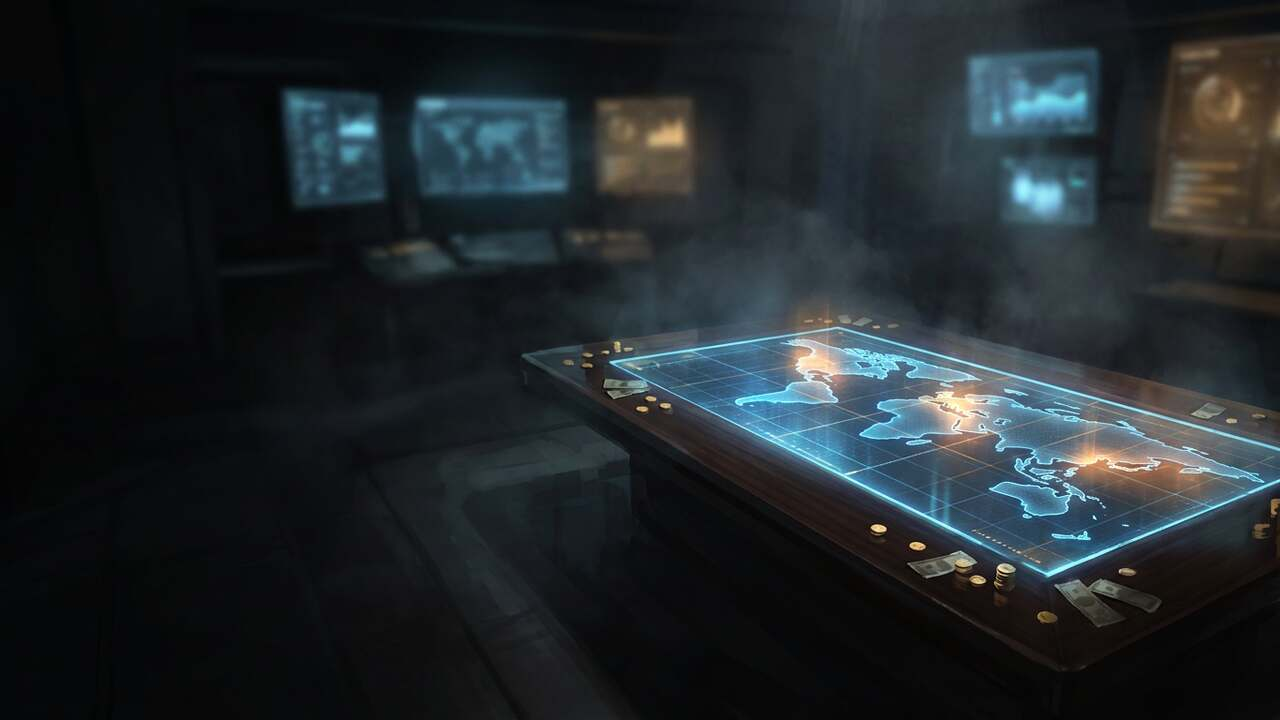
#> input picture resources/stream/hyper/plate.jpg, 1280 x 720 px
$ python despill.py ../../resources/stream/hyper/plate.jpg out.png
#> lines starting #> are read from the running program, lines starting #| are printed output that depends on the picture; after the words box and inside, x2 and y2 are one past the last pixel; in counts of white or black regions, pixels touching at a corner belong together
"""Usage: despill.py <in.webp> <out.webp>. Turns the magenta-to-red spill a magenta background left on a gold or orange sprite into gold: saturated pixels whose hue lies
between magenta and red get the hue of gold; brightness, saturation and alpha stay."""
import sys
import numpy as np
from PIL import Image
im = Image.open(sys.argv[1]).convert('RGBA')
alpha = im.getchannel('A')
#> alpha: PIL image 1280x720 L; every value is 255
hsv = np.asarray(im.convert('RGB').convert('HSV')).astype(np.int32)
h, s = hsv[..., 0], hsv[..., 1]
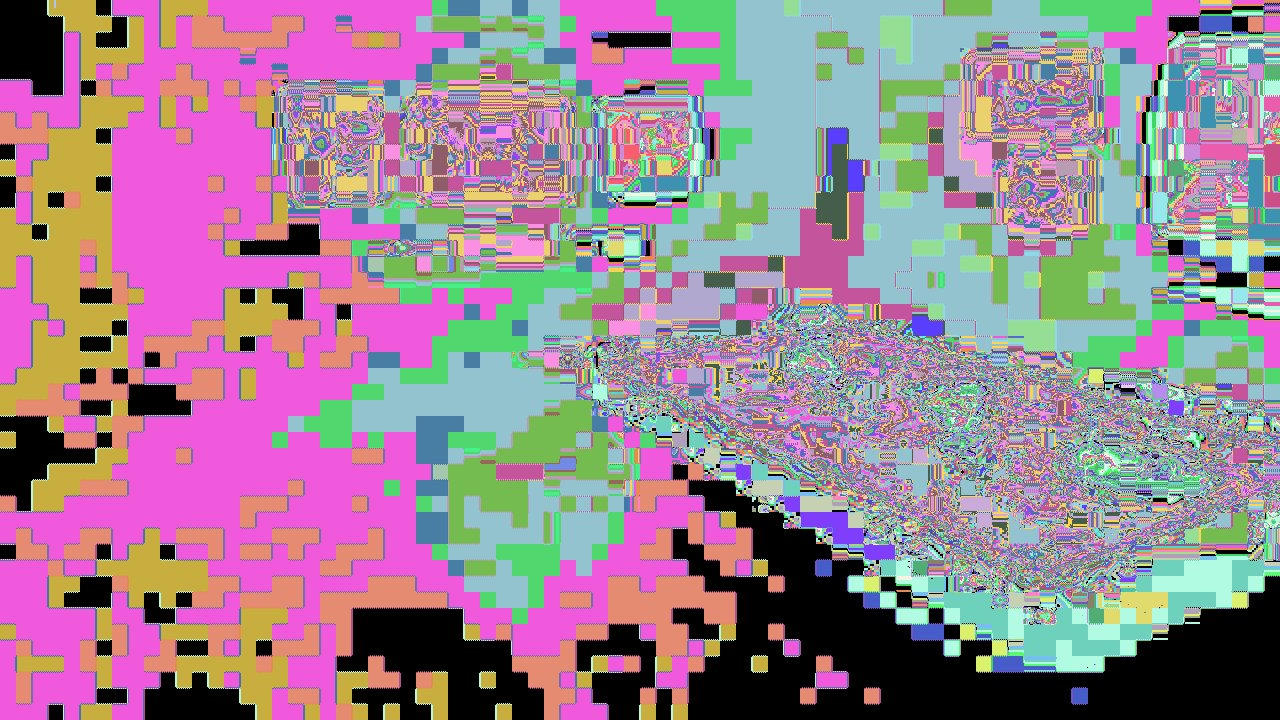
#> h: shape (720, 1280) int32; 221 distinct labels, from 0 to 254; one colour per label, 0 black
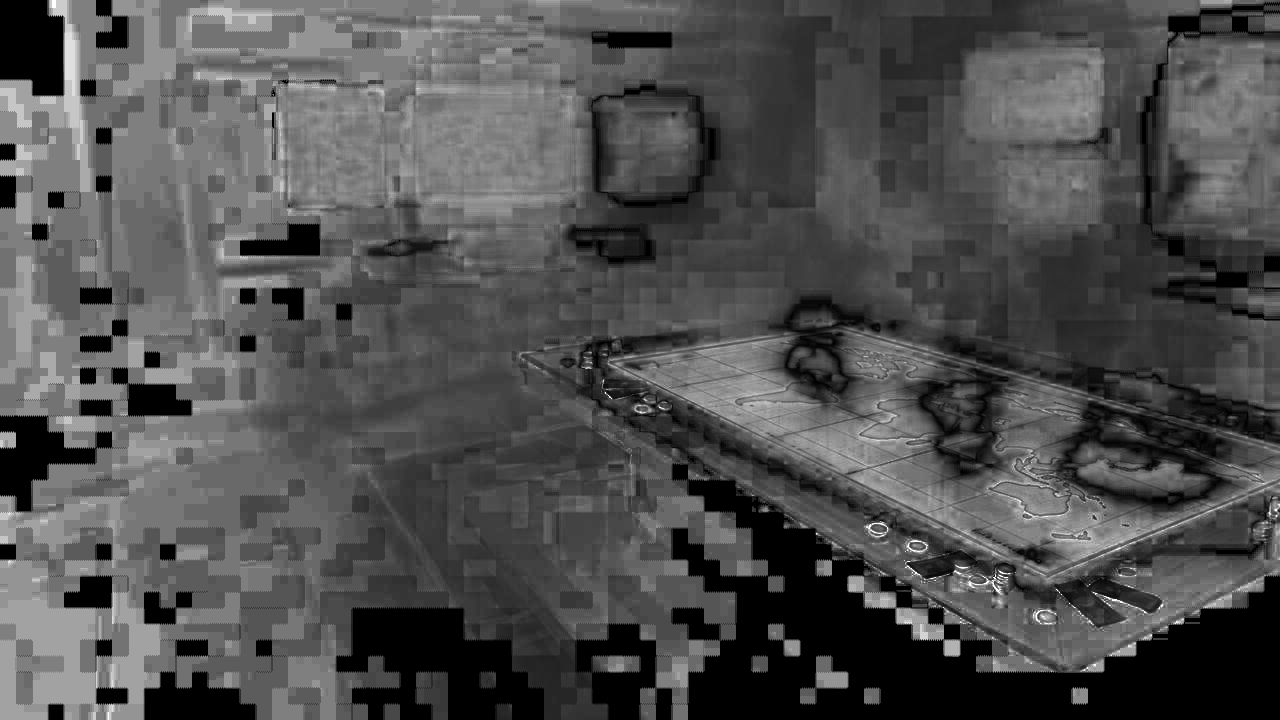
#> s: shape (720, 1280) int32; min 0, max 255, mean 79.5
mask = ((h > 205) | (h < 6)) & (s > 70)
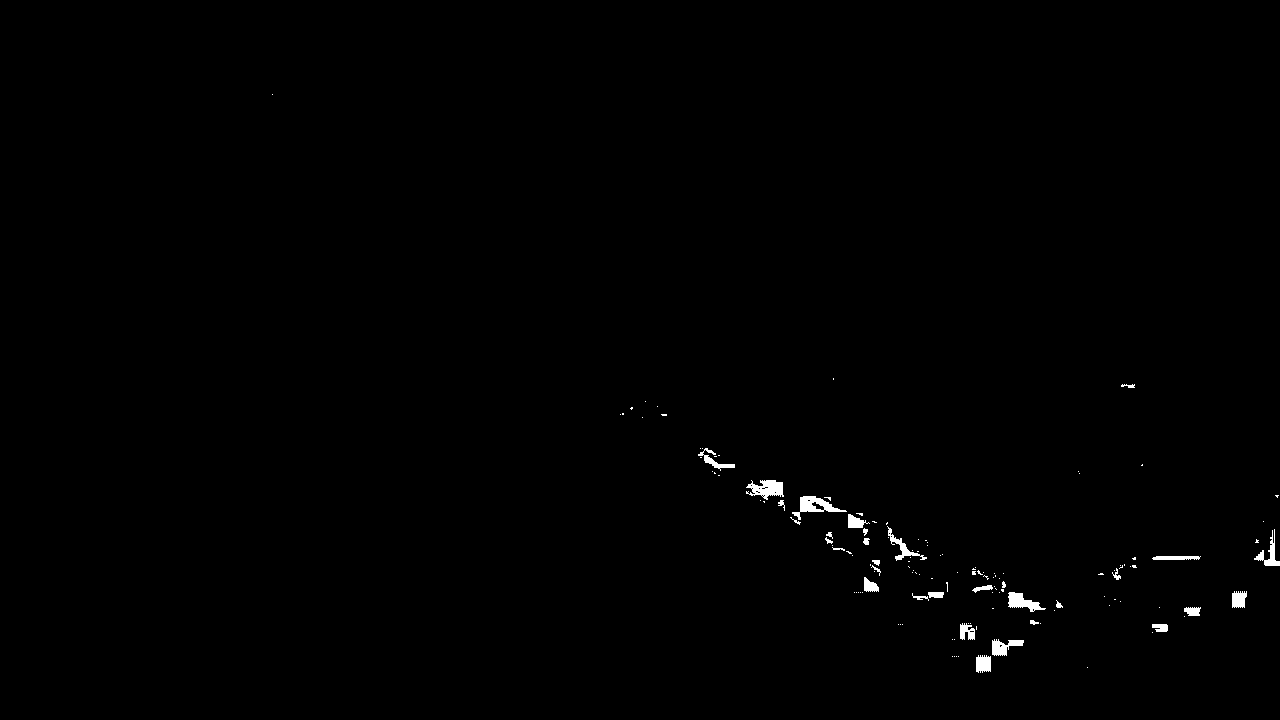
#> mask: shape (720, 1280) bool; 0.5% white; 137 white regions (105 under 20 px), largest, box (x1, y1, x2, y2) and area: (792, 496, 847, 520) 467, (746, 480, 784, 500) 456, (1008, 592, 1046, 612) 369
hsv[..., 0] = np.where(mask, 26, h)
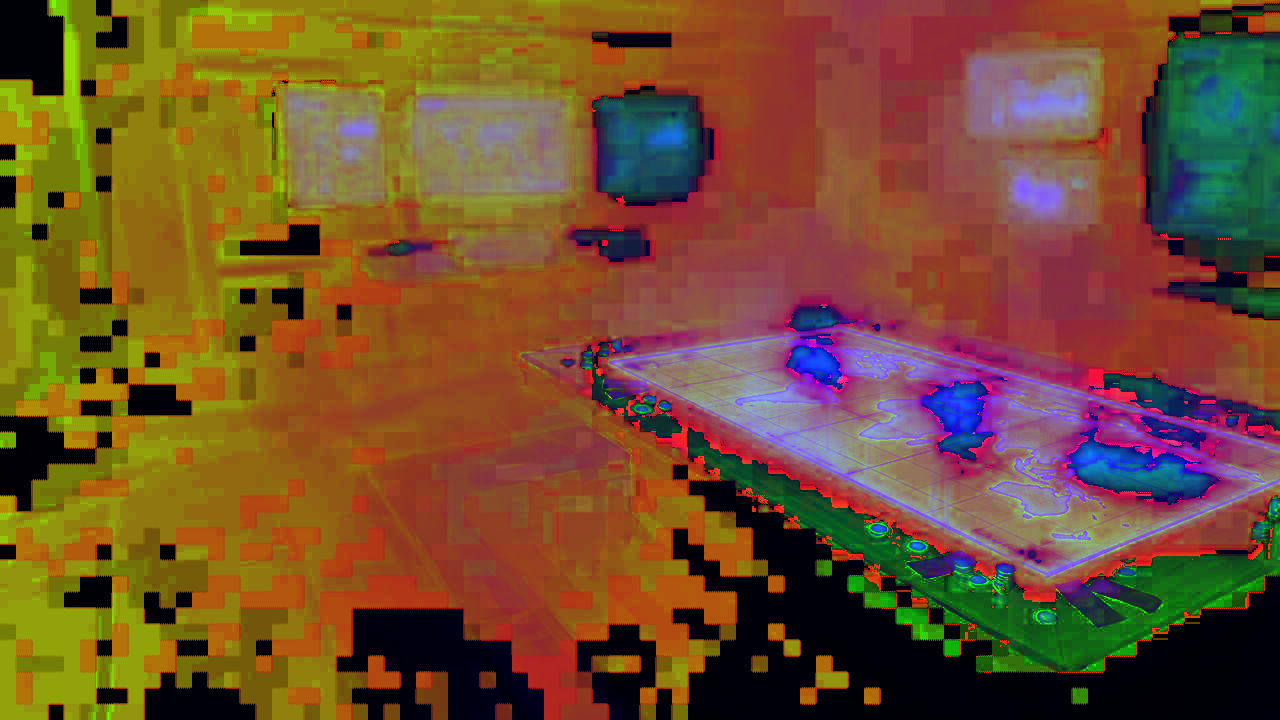
#> hsv: shape (720, 1280, 3) int32; mean R, G, B 114.5, 79.5, 45.1
out = Image.fromarray(hsv.astype(np.uint8), 'HSV').convert('RGB').convert('RGBA')
out.putalpha(alpha)
out.save(sys.argv[2], 'WEBP', quality=86)

$ run again, on resources/stream/hyper/por-ezb.jpg
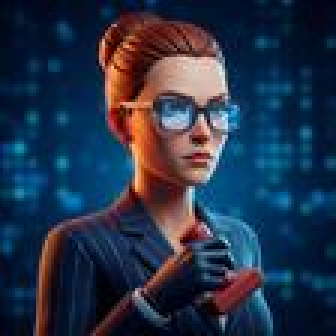
#> input picture resources/stream/hyper/por-ezb.jpg, 112 x 112 px (shown 3 times larger)
#> alpha: PIL image 112x112 L; every value is 255
#> `mask = ((h > 205) | (h < 6)) & (s > 70)`:
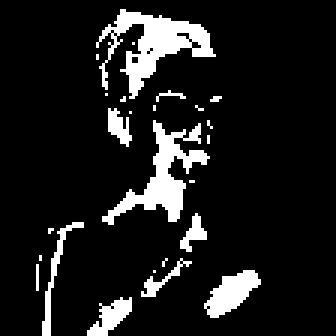
#> mask: shape (112, 112) bool (shown 3 times larger); 11% white; 25 white regions (17 under 20 px), largest, box (x1, y1, x2, y2) and area: (32, 3, 72, 33) 442, (34, 40, 70, 75) 374, (68, 90, 87, 106) 163
#> `out = Image.fromarray(hsv.astype(np.uint8), 'HSV').convert('RGB').conv..`:
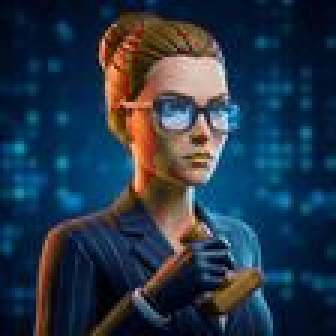
#> out: PIL image 112x112 RGBA (shown 3 times larger); mean R, G, B, A 37.2, 53.9, 71.7, 255

$ run again, on resources/stream/hyper/por-fed.jpg
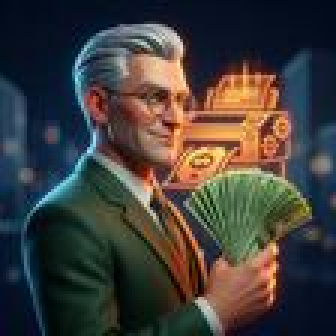
#> input picture resources/stream/hyper/por-fed.jpg, 112 x 112 px (shown 3 times larger)
#> alpha: PIL image 112x112 L; every value is 255
#> `mask = ((h > 205) | (h < 6)) & (s > 70)`:
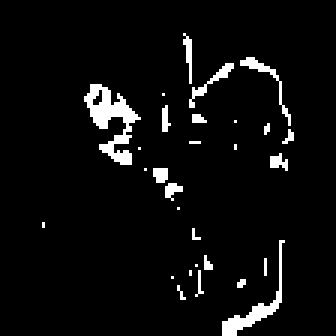
#> mask: shape (112, 112) bool (shown 3 times larger); 4.9% white; 29 white regions (21 under 20 px), largest, box (x1, y1, x2, y2) and area: (28, 28, 47, 55) 205, (74, 80, 95, 112) 115, (80, 19, 97, 42) 53
#> `out = Image.fromarray(hsv.astype(np.uint8), 'HSV').convert('RGB').conv..`:
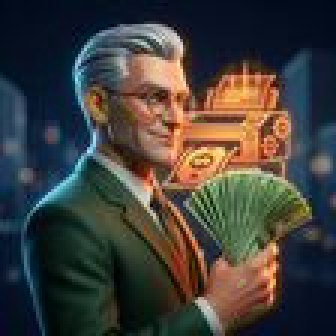
#> out: PIL image 112x112 RGBA (shown 3 times larger); mean R, G, B, A 65.6, 63.4, 59.1, 255
